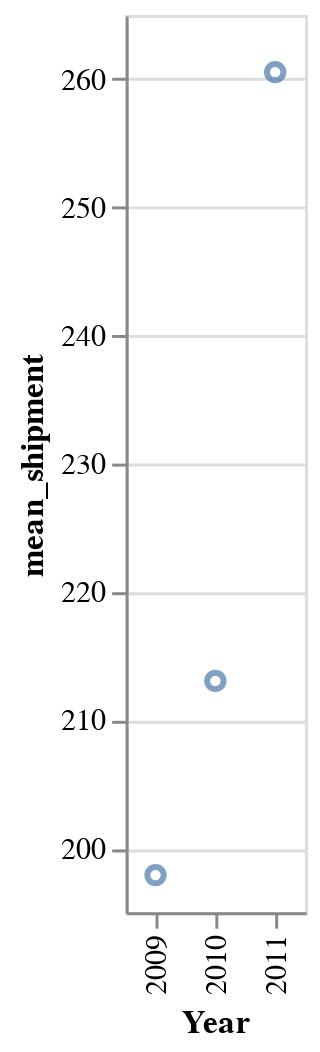

The notebook cell saved with this chart:
### Code cell
# attempt 1
# washington
# https://altair-viz.github.io/user_guide/transform/aggregate.html

source_data = wa_result_b4

plot_wa_b4 = alt.Chart(source_data).mark_point().encode(
    y=alt.Y("mean_shipment:Q", scale=alt.Scale(zero=False)),
    x=alt.X("Year:O", scale=alt.Scale(zero=False))
).transform_aggregate(
    mean_shipment='mean(shipment_per_100k)',
    groupby=["Year"]
)

plot_wa_b4

### Figure 1 — Vega-Lite specification as saved in the notebook (floating-point values rounded to 4 significant figures)
{"config": {"view": {"continuousWidth": 400, "continuousHeight": 300}}, "data": {"name": "data-aff46899ba97b1ed22c93cc69c12e154"}, "mark": "point", "encoding": {"x": {"field": "Year", "scale": {"zero": false}, "type": "ordinal"}, "y": {"field": "mean_shipment", "scale": {"zero": false}, "type": "quantitative"}}, "transform": [{"aggregate": [{"op": "mean", "field": "shipment_per_100k", "as": "mean_shipment"}], "groupby": ["Year"]}], "$schema": "https://vega.github.io/schema/vega-lite/v4.17.0.json", "datasets": {"data-aff46899ba97b1ed22c93cc69c12e154": [{"Year": 2011.0, "StateFIPS": 53, "StateName": "Washington", "CountyFIPS": 53063, "FIP_unique": 5306353, "Population": 473400.0, "county_test": "Spokane", "quantity_sum": 648.0, "shipment_per_100k": 136.9}, {"Year": 2010.0, "StateFIPS": 53, "StateName": "Washington", "CountyFIPS": 53011, "FIP_unique": 5301153, "Population": 426700.0, "county_test": "Clark", "quantity_sum": 1265.0, "shipment_per_100k": 296.5}, {"Year": 2011.0, "StateFIPS": 53, "StateName": "Washington", "CountyFIPS": 53011, "FIP_unique": 5301153, "Population": 432300.0, "county_test": "Clark", "quantity_sum": 1732.0, "shipment_per_100k": 400.7}, {"Year": 2009.0, "StateFIPS": 53, "StateName": "Washington", "CountyFIPS": 53011, "FIP_unique": 5301153, "Population": 421200.0, "county_test": "Clark", "quantity_sum": 544.0, "shipment_per_100k": 129.1}, {"Year": 2010.0, "StateFIPS": 53, "StateName": "Washington", "CountyFIPS": 53015, "FIP_unique": 5301553, "Population": 102400.0, "county_test": "Cowlitz", "quantity_sum": 337.0, "shipment_per_100k": 329.2}, {"Year": 2011.0, "StateFIPS": 53, "StateName": "Washington", "CountyFIPS": 53015, "FIP_unique": 5301553, "Population": 102300.0, "county_test": "Cowlitz", "quantity_sum": 933.0, "shipment_per_100k": 911.9}, {"Year": 2009.0, "StateFIPS": 53, "StateName": "Washington", "CountyFIPS": 53015, "FIP_unique": 5301553, "Population": 102100.0, "county_test": "Cowlitz", "quantity_sum": 245.0, "shipment_per_100k": 239.9}, {"Year": 2011.0, "StateFIPS": 53, "StateName": "Washington", "CountyFIPS": 53077, "FIP_unique": 5307753, "Population": 245900.0, "county_test": "Yakima", "quantity_sum": 572.0, "shipment_per_100k": 232.6}, {"Year": 2009.0, "StateFIPS": 53, "StateName": "Washington", "CountyFIPS": 53077, "FIP_unique": 5307753, "Population": 239600.0, "county_test": "Yakima", "quantity_sum": 453.0, "shipment_per_100k": 189.1}, {"Year": 2010.0, "StateFIPS": 53, "StateName": "Washington", "CountyFIPS": 53077, "FIP_unique": 5307753, "Population": 244300.0, "county_test": "Yakima", "quantity_sum": 489.0, "shipment_per_100k": 200.2}, {"Year": 2010.0, "StateFIPS": 53, "StateName": "Washington", "CountyFIPS": 53005, "FIP_unique": 5300553, "Population": 176500.0, "county_test": "Benton", "quantity_sum": 271.0, "shipment_per_100k": 153.6}, {"Year": 2011.0, "StateFIPS": 53, "StateName": "Washington", "CountyFIPS": 53005, "FIP_unique": 5300553, "Population": 180400.0, "county_test": "Benton", "quantity_sum": 332.0, "shipment_per_100k": 184.0}, {"Year": 2009.0, "StateFIPS": 53, "StateName": "Washington", "CountyFIPS": 53005, "FIP_unique": 5300553, "Population": 171100.0, "county_test": "Benton", "quantity_sum": 276.0, "shipment_per_100k": 161.3}, {"Year": 2009.0, "StateFIPS": 53, "StateName": "Washington", "CountyFIPS": 53003, "FIP_unique": 5300353, "Population": 21420.0, "county_test": "Asotin", "quantity_sum": 85.0, "shipment_per_100k": 396.9}, {"Year": 2010.0, "StateFIPS": 53, "StateName": "Washington", "CountyFIPS": 53003, "FIP_unique": 5300353, "Population": 21720.0, "county_test": "Asotin", "quantity_sum": 68.0, "shipment_per_100k": 313.0}, {"Year": 2011.0, "StateFIPS": 53, "StateName": "Washington", "CountyFIPS": 53003, "FIP_unique": 5300353, "Population": 21970.0, "county_test": "Asotin", "quantity_sum": 75.0, "shipment_per_100k": 341.4}, {"Year": 2009.0, "StateFIPS": 53, "StateName": "Washington", "CountyFIPS": 53037, "FIP_unique": 5303753, "Population": 40470.0, "county_test": "Kittitas", "quantity_sum": 39.0, "shipment_per_100k": 96.38}, {"Year": 2010.0, "StateFIPS": 53, "StateName": "Washington", "CountyFIPS": 53037, "FIP_unique": 5303753, "Population": 40990.0, "county_test": "Kittitas", "quantity_sum": 55.0, "shipment_per_100k": 134.2}, {"Year": 2011.0, "StateFIPS": 53, "StateName": "Washington", "CountyFIPS": 53037, "FIP_unique": 5303753, "Population": 41550.0, "county_test": "Kittitas", "quantity_sum": 31.0, "shipment_per_100k": 74.6}, {"Year": 2009.0, "StateFIPS": 53, "StateName": "Washington", "CountyFIPS": 53013, "FIP_unique": 5301353, "Population": 3977.0, "county_test": "Columbia", "quantity_sum": 14.0, "shipment_per_100k": 352.0}, {"Year": 2010.0, "StateFIPS": 53, "StateName": "Washington", "CountyFIPS": 53013, "FIP_unique": 5301353, "Population": 4094.0, "county_test": "Columbia", "quantity_sum": 18.0, "shipment_per_100k": 439.7}, {"Year": 2011.0, "StateFIPS": 53, "StateName": "Washington", "CountyFIPS": 53013, "FIP_unique": 5301353, "Population": 4005.0, "county_test": "Columbia", "quantity_sum": 22.0, "shipment_per_100k": 549.3}, {"Year": 2009.0, "StateFIPS": 53, "StateName": "Washington", "CountyFIPS": 53075, "FIP_unique": 5307553, "Population": 44700.0, "county_test": "Whitman", "quantity_sum": 62.0, "shipment_per_100k": 138.7}, {"Year": 2010.0, "StateFIPS": 53, "StateName": "Washington", "CountyFIPS": 53075, "FIP_unique": 5307553, "Population": 44800.0, "county_test": "Whitman", "quantity_sum": 81.0, "shipment_per_100k": 180.8}, {"Year": 2011.0, "StateFIPS": 53, "StateName": "Washington", "CountyFIPS": 53075, "FIP_unique": 5307553, "Population": 45060.0, "county_test": "Whitman", "quantity_sum": 81.0, "shipment_per_100k": 179.8}, {"Year": 2011.0, "StateFIPS": 53, "StateName": "Washington", "CountyFIPS": 53043, "FIP_unique": 5304353, "Population": 10530.0, "county_test": "Lincoln", "quantity_sum": 19.0, "shipment_per_100k": 180.5}, {"Year": 2011.0, "StateFIPS": 53, "StateName": "Washington", "CountyFIPS": 53051, "FIP_unique": 5305153, "Population": 12950.0, "county_test": "Pend Oreille", "quantity_sum": 59.0, "shipment_per_100k": 455.5}, {"Year": 2009.0, "StateFIPS": 53, "StateName": "Washington", "CountyFIPS": 53071, "FIP_unique": 5307153, "Population": 58100.0, "county_test": "Walla Walla", "quantity_sum": 150.0, "shipment_per_100k": 258.2}, {"Year": 2010.0, "StateFIPS": 53, "StateName": "Washington", "CountyFIPS": 53071, "FIP_unique": 5307153, "Population": 58920.0, "county_test": "Walla Walla", "quantity_sum": 119.0, "shipment_per_100k": 202.0}, {"Year": 2011.0, "StateFIPS": 53, "StateName": "Washington", "CountyFIPS": 53071, "FIP_unique": 5307153, "Population": 59440.0, "county_test": "Walla Walla", "quantity_sum": 141.0, "shipment_per_100k": 237.2}, {"Year": 2011.0, "StateFIPS": 53, "StateName": "Washington", "CountyFIPS": 53065, "FIP_unique": 5306553, "Population": 43450.0, "county_test": "Stevens", "quantity_sum": 153.0, "shipment_per_100k": 352.1}, {"Year": 2011.0, "StateFIPS": 53, "StateName": "Washington", "CountyFIPS": 53025, "FIP_unique": 5302553, "Population": 90590.0, "county_test": "Grant", "quantity_sum": 141.0, "shipment_per_100k": 155.6}, {"Year": 2011.0, "StateFIPS": 53, "StateName": "Washington", "CountyFIPS": 53019, "FIP_unique": 5301953, "Population": 7639.0, "county_test": "Ferry", "quantity_sum": 10.0, "shipment_per_100k": 130.9}, {"Year": 2011.0, "StateFIPS": 53, "StateName": "Washington", "CountyFIPS": 53001, "FIP_unique": 5300153, "Population": 18880.0, "county_test": "Adams", "quantity_sum": 12.0, "shipment_per_100k": 63.57}, {"Year": 2010.0, "StateFIPS": 53, "StateName": "Washington", "CountyFIPS": 53049, "FIP_unique": 5304953, "Population": 20880.0, "county_test": "Pacific", "quantity_sum": 11.0, "shipment_per_100k": 52.68}, {"Year": 2011.0, "StateFIPS": 53, "StateName": "Washington", "CountyFIPS": 53049, "FIP_unique": 5304953, "Population": 20880.0, "county_test": "Pacific", "quantity_sum": 12.0, "shipment_per_100k": 57.46}, {"Year": 2009.0, "StateFIPS": 53, "StateName": "Washington", "CountyFIPS": 53021, "FIP_unique": 5302153, "Population": 74480.0, "county_test": "Franklin", "quantity_sum": 13.0, "shipment_per_100k": 17.45}, {"Year": 2010.0, "StateFIPS": 53, "StateName": "Washington", "CountyFIPS": 53021, "FIP_unique": 5302153, "Population": 79080.0, "county_test": "Franklin", "quantity_sum": 33.0, "shipment_per_100k": 41.73}, {"Year": 2011.0, "StateFIPS": 53, "StateName": "Washington", "CountyFIPS": 53021, "FIP_unique": 5302153, "Population": 83050.0, "county_test": "Franklin", "quantity_sum": 38.0, "shipment_per_100k": 45.76}]}}
